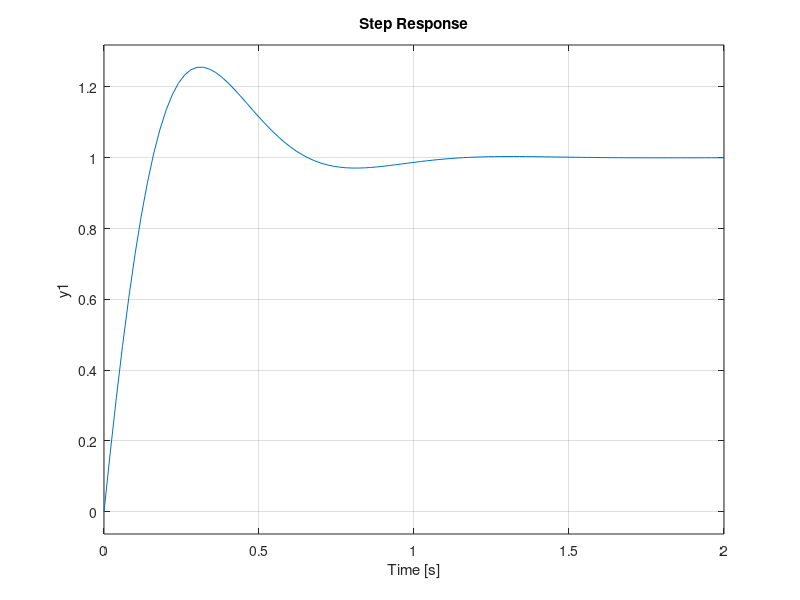

The MATLAB script that drew this image: (Note: this script raises an error after producing the figure.)
clear, clc

A = [-0.04 0.93; -0.04 0.00];
B = [0.05; 1.09];
C = [1.00 0.09];
D = [0.00];
K = [57.19 5.29];

kRef = inv(-C*inv(A-B*K)*B);

Am = A-B*K;
Bm = B*kRef;
Cm = C;

sys = ss(Am, Bm, Cm, D);
step(sys)
stepinfo(sys)
